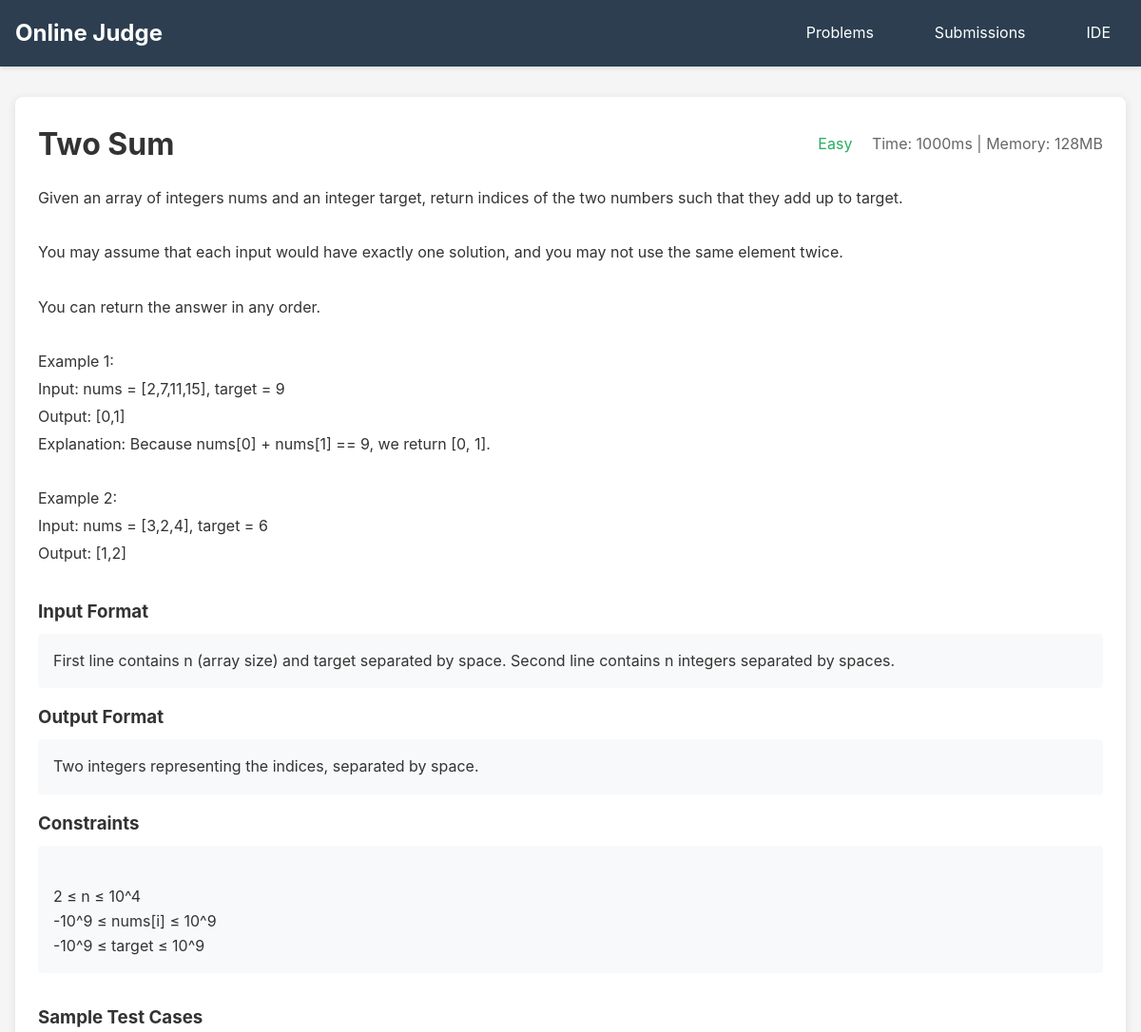
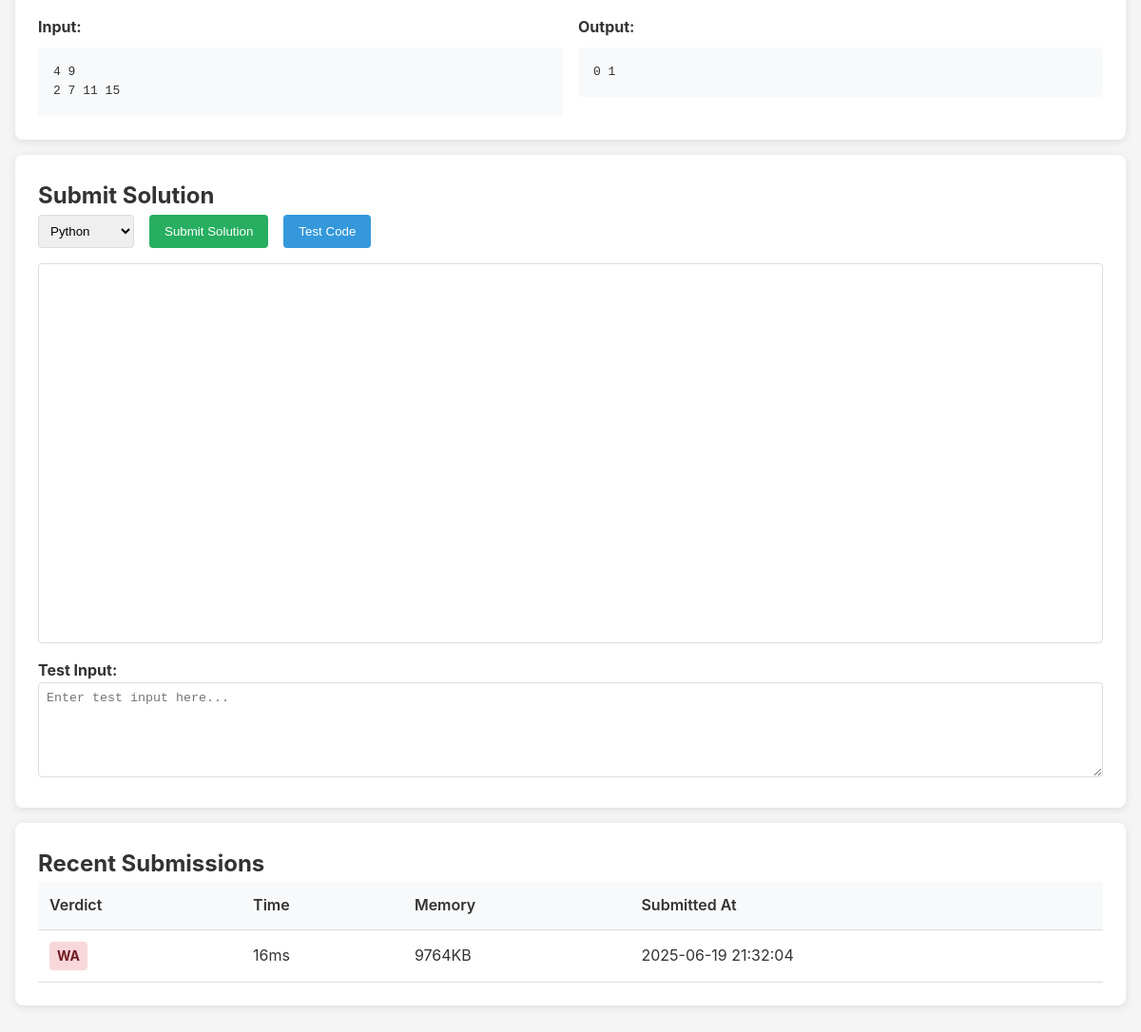
The page /problem/1 on the database its author committed (2 pictures, top to bottom).
### tables this page shows
CREATE TABLE problems (
            id INTEGER PRIMARY KEY AUTOINCREMENT,
            title TEXT NOT NULL,
            description TEXT NOT NULL,
            input_format TEXT,
            output_format TEXT,
            constraints TEXT,
            time_limit INTEGER DEFAULT 2000,  -- in milliseconds
            memory_limit INTEGER DEFAULT 256,  -- in MB
            difficulty TEXT DEFAULT 'Easy',
            created_at TIMESTAMP DEFAULT CURRENT_TIMESTAMP
        );

CREATE TABLE test_cases (
            id INTEGER PRIMARY KEY AUTOINCREMENT,
            problem_id INTEGER,
            input_data TEXT NOT NULL,
            expected_output TEXT NOT NULL,
            is_sample BOOLEAN DEFAULT 0,  -- 1 for sample cases, 0 for hidden
            FOREIGN KEY (problem_id) REFERENCES problems (id)
        );

CREATE TABLE submissions (
            id INTEGER PRIMARY KEY AUTOINCREMENT,
            problem_id INTEGER,
            language TEXT NOT NULL,
            code TEXT NOT NULL,
            verdict TEXT DEFAULT 'Pending',  -- AC, WA, TLE, MLE, RE, CE
            execution_time INTEGER,  -- in milliseconds
            memory_used INTEGER,  -- in KB
            test_cases_passed INTEGER DEFAULT 0,
            total_test_cases INTEGER DEFAULT 0,
            error_message TEXT,
            submitted_at TIMESTAMP DEFAULT CURRENT_TIMESTAMP,
            FOREIGN KEY (problem_id) REFERENCES problems (id)
        );

### main.py (the view)
@app.get("/problem/{problem_id}", response_class=HTMLResponse)
async def problem_page(request: Request, problem_id: int):
    conn = get_db_connection()
    cursor = conn.cursor()
    cursor.execute("SELECT * FROM problems WHERE id = ?", (problem_id,))
    problem = cursor.fetchone()
    if not problem:
        raise HTTPException(status_code=404, detail="Problem not found")
    cursor.execute("SELECT * FROM test_cases WHERE problem_id = ? AND is_sample = 1", (problem_id,))
    sample_cases = [dict(row) for row in cursor.fetchall()]
    cursor.execute("""
        SELECT verdict, execution_time, memory_used, submitted_at
        FROM submissions
        WHERE problem_id = ?
        ORDER BY submitted_at DESC
        LIMIT 10
    """, (problem_id,))
    recent_submissions = [dict(row) for row in cursor.fetchall()]
    conn.close()
    return templates.TemplateResponse("problem.html", {
        "request": request,
        "problem": dict(problem),
        "sample_cases": sample_cases,
        "recent_submissions": recent_submissions
    })

### templates/problem.html (shortened to what this page needs)
{% extends "base.html" %}
{% block content %}
<div class="card">
    <div style="display: flex; justify-content: space-between; align-items: center; margin-bottom: 1rem;">
        <h1>{{ problem.title }}</h1>
        <div>
            <span class="difficulty-{{ problem.difficulty }}">{{ problem.difficulty }}</span>
            <span style="margin-left: 1rem; color: #666;">
                Time: {{ problem.time_limit }}ms | Memory: {{ problem.memory_limit }}MB
            </span>
        </div>
    </div>
    <div style="white-space: pre-line; line-height: 1.8;">{{ problem.description }}</div>
    {% if problem.input_format %}
    <h3 style="margin-top: 2rem;">Input Format</h3>
    <div style="background: #f8f9fa; padding: 1rem; border-radius: 4px; margin-top: 0.5rem;">
        {{ problem.input_format }}
    </div>
    {% endif %}
    {% if problem.output_format %}
    <h3 style="margin-top: 1rem;">Output Format</h3>
    <div style="background: #f8f9fa; padding: 1rem; border-radius: 4px; margin-top: 0.5rem;">
        {{ problem.output_format }}
    </div>
    {% endif %}
    {% if problem.constraints %}
    <h3 style="margin-top: 1rem;">Constraints</h3>
    <div style="background: #f8f9fa; padding: 1rem; border-radius: 4px; margin-top: 0.5rem; white-space: pre-line;">
        {{ problem.constraints }}
    </div>
    {% endif %}
    {% if sample_cases %}
    <h3 style="margin-top: 2rem;">Sample Test Cases</h3>
    {% for case in sample_cases %}
    <div style="display: grid; grid-template-columns: 1fr 1fr; gap: 1rem; margin-top: 1rem;">
        <div>
            <h4>Input:</h4>
            <pre style="background: #f8f9fa; padding: 1rem; border-radius: 4px; margin-top: 0.5rem;">{{ case.input_data }}</pre>
        </div>
        <div>
            <h4>Output:</h4>
            <pre style="background: #f8f9fa; padding: 1rem; border-radius: 4px; margin-top: 0.5rem;">{{ case.expected_output }}</pre>
        </div>
    </div>
    {% endfor %}
    {% endif %}
</div>
<div class="card">
    <h2>Submit Solution</h2>
    <div style="display: flex; gap: 1rem; margin-bottom: 1rem;">
        <select id="language-selector" style="padding: 0.5rem; border: 1px solid #ddd; border-radius: 4px;">
            <option value="python">Python</option>
        </select>
        <button id="submit-btn" class="btn btn-success">Submit Solution</button>
        <button id="test-btn" class="btn">Test Code</button>
    </div>
    <div id="editor" style="height: 400px; border: 1px solid #ddd; border-radius: 4px;"></div>
    <div style="margin-top: 1rem;">
        <h4>Test Input:</h4>
        <textarea id="test-input" style="width: 100%; height: 100px; padding: 0.5rem; border: 1px solid #ddd; border-radius: 4px; font-family: monospace;" placeholder="Enter test input here..."></textarea>
    </div>
</div>
{% if recent_submissions %}
<div class="card">
    <h2>Recent Submissions</h2>
    <table>
        <thead>
            <tr>
                <th>Verdict</th>
                <th>Time</th>
                <th>Memory</th>
                <th>Submitted At</th>
            </tr>
        </thead>
        <tbody>
            {% for submission in recent_submissions %}
            <tr>
                <td>
                    <span class="verdict verdict-{{ submission.verdict }}">
                        {{ submission.verdict }}
                    </span>
                </td>
                <td>{{ submission.execution_time }}ms</td>
                <td>{{ submission.memory_used }}KB</td>
                <td>{{ submission.submitted_at }}</td>
            </tr>
            {% endfor %}
        </tbody>
    </table>
</div>
{% endif %}
{% endblock %}

### templates/base.html (shortened to what this page needs)
<!DOCTYPE html>
<html lang="en">
<head>
</head>
<body>
    <nav class="navbar">
        <div class="nav-container">
            <a href="/" class="nav-brand">Online Judge</a>
            <ul class="nav-links">
                <li><a href="/">Problems</a></li>
                <li><a href="/submissions">Submissions</a></li>
                <li><a href="/public">IDE</a></li>
            </ul>
        </div>
    </nav>
    <div class="container">
        {% block content %}{% endblock %}
    </div>
</body>
</html>

### templates/base.html (style rules this page uses)
* { margin: 0; padding: 0; box-sizing: border-box; }
body { font-family: -apple-system, BlinkMacSystemFont, 'Segoe UI', sans-serif; line-height: 1.6; color: #333; background-color: #f5f5f5; }
.navbar { background: #2c3e50; color: white; padding: 1rem 0; box-shadow: 0 2px 4px rgba(0,0,0,0.1); }
.nav-container { max-width: 1200px; margin: 0 auto; padding: 0 1rem; display: flex; justify-content: space-between; align-items: center; }
.nav-brand { font-size: 1.5rem; font-weight: bold; text-decoration: none; color: white; }
.nav-links { display: flex; list-style: none; gap: 2rem; }
.nav-links a { color: white; text-decoration: none; padding: 0.5rem 1rem; border-radius: 4px; transition: background 0.3s; }
.container { max-width: 1200px; margin: 2rem auto; padding: 0 1rem; }
.card { background: white; border-radius: 8px; box-shadow: 0 2px 10px rgba(0,0,0,0.1); padding: 1.5rem; margin-bottom: 1rem; }
.btn { display: inline-block; padding: 0.5rem 1rem; background: #3498db; color: white; text-decoration: none; border-radius: 4px; border: none; cursor: pointer; transition: background 0.3s; }
.btn-success { background: #27ae60; }
.verdict { display: inline-block; padding: 0.25rem 0.5rem; border-radius: 4px; font-size: 0.875rem; font-weight: bold; }
.verdict-WA { background: #f8d7da; color: #721c24; }
table { width: 100%; border-collapse: collapse; }
th, td { padding: 0.75rem; text-align: left; border-bottom: 1px solid #ddd; }
th { background: #f8f9fa; font-weight: 600; }
.difficulty-Easy { color: #27ae60; }

### rows shown on the page
problems: title "Two Sum", difficulty "Easy", time_limit "1000", memory_limit "128", description "Given an array of integers nums and an integer target, return indices of the two numbers such that they add up to target. You may assume that each input would have exactly one solution, and you may not use the same element twice. You can return the answer in any order. Example 1: Input: nums = [2,7,11,15], target = 9 Output: [0,1] Explanation: Because nums[0] + nums[1] == 9, we return [0, 1]. Example 2: Input: nums = [3,2,4], target = 6 Output: [1,2]", input_format "First line contains n (array size) and target separated by space. Second line contains n integers separated by spaces.", output_format "Two integers representing the indices, separated by space.", constraints "2 ≤ n ≤ 10^4 -10^9 ≤ nums[i] ≤ 10^9 -10^9 ≤ target ≤ 10^9"
test_cases: input_data "4 9 2 7 11 15", expected_output "0 1"
submissions: verdict "WA", execution_time "16", memory_used "9764", submitted_at "2025-06-19 21:32:04"
